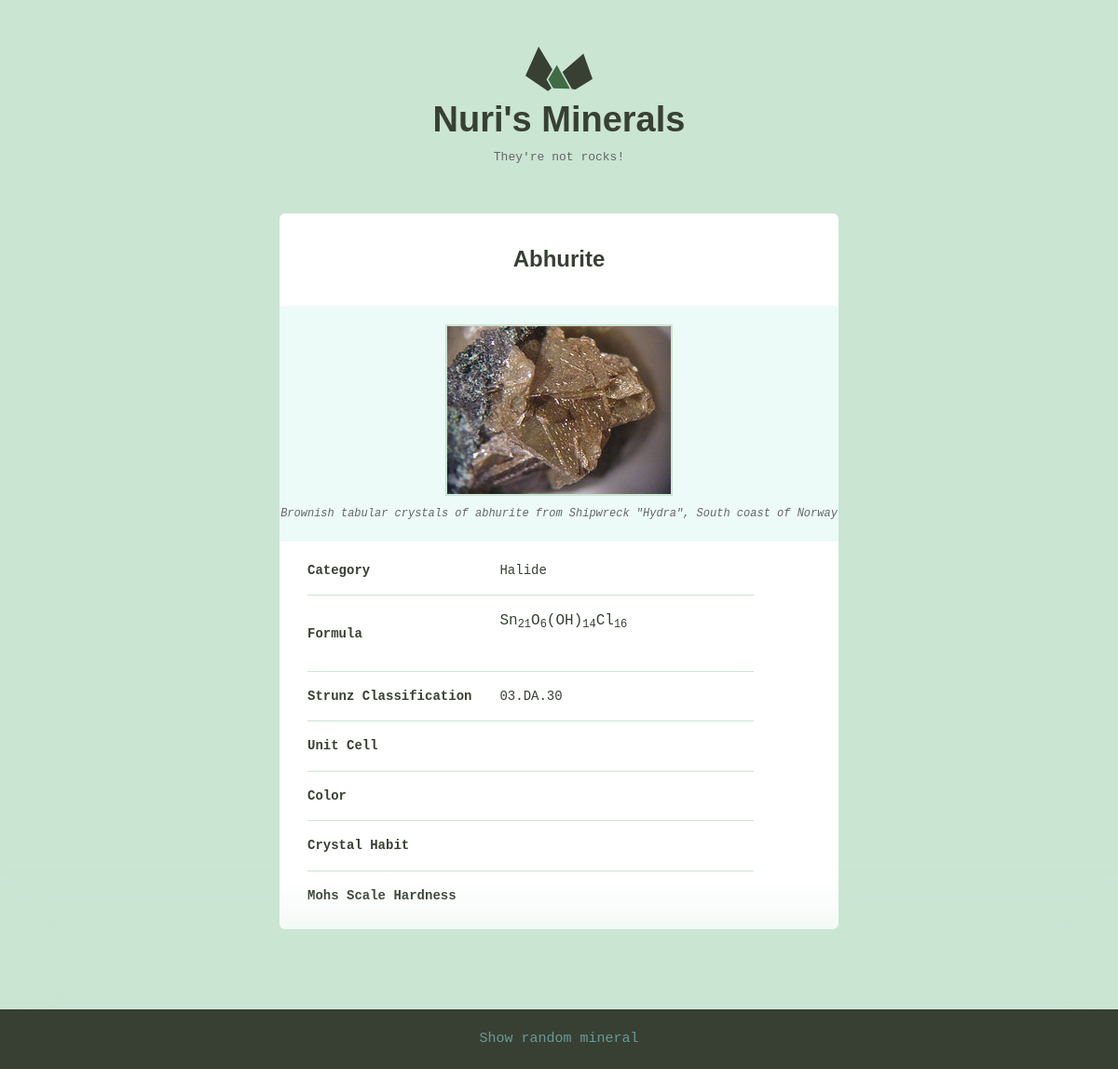
The page /minerals/3/ on the database its author committed.
### minerals/models.py (models this page shows, shortened)
class Mineral(models.Model):
	name = models.CharField(max_length=255)
	image_filename = models.CharField(max_length=255, blank=True, default='')
	image_caption = models.CharField(max_length=255, blank=True, default='')
	category = models.CharField(max_length=255, blank=True, default='')
	formula = models.CharField(max_length=255, blank=True, default='')
	strunz_classification = models.CharField(max_length=255, blank=True, default='')
	color = models.CharField(max_length=255, blank=True, default='')
	crystal_system = models.CharField(max_length=255, blank=True, default='')
	unit_cell = models.CharField(max_length=255, blank=True, default='')
	crystal_symmetry = models.CharField(max_length=255, blank=True, default='')
	cleavage = models.CharField(max_length=255, blank=True, default='')
	mohs_scale_hardness = models.CharField(max_length=255, blank=True, default='')
	luster = models.CharField(max_length=255, blank=True, default='')
	streak = models.CharField(max_length=255, blank=True, default='')
	diaphaneity = models.CharField(max_length=255, blank=True, default='')
	optical_properties = models.CharField(max_length=255, blank=True, default='')
	refractive_index = models.CharField(max_length=255, blank=True, default='')
	crystal_habit = models.CharField(max_length=255, blank=True, default='')
	specific_gravity = models.CharField(max_length=255, blank=True, default='')
	group = models.CharField(max_length=255, blank=True, default='')
	class Meta:
		ordering = ['name',]

### minerals/views.py (the view)
# urls.py: path('<int:pk>/', views.mineral_detail, name="mineral_detail"),
def mineral_detail(request, pk):
	mineral = get_object_or_404(Mineral, pk=pk)
	return render(request, 'minerals/mineral_detail.html', {'mineral':mineral})

### minerals/templatetags/mineral_extras.py (called while the page is built)
@register.filter('markdown_to_html')
def markdown_to_html(markdown_text):
	html_body = markdown2.markdown(markdown_text)
	return html_body

### minerals/templates/minerals/mineral_detail.html
{% extends "layout.html" %}
{% load mineral_extras %}
{% load static %}
{% block content %}
<div class="bounds bounds--small">
	{{ block.super }}
	<div class="grid-100 mineral__container">
		<h1 class="mineral__name">{{ mineral.name }}</h1>
		<div class="mineral__image-bg">
			<img class="mineral__image" src="{% static "" %}img/{{mineral.name}}.jpg">
			<p class="mineral__caption">{{ mineral.image_caption }}</p>
		</div>
		<div class="mineral__table-container">
			<table class="mineral__table">
				<tbody>
					<tr>
						<td class="mineral__category">Category</td>
						<td>{{ mineral.category }}</td>
					</tr>
					<tr>
						<td class="mineral__category">Formula</td>
						<td class="mineral__formula">{{ mineral.formula|markdown_to_html|safe }}</td>
					</tr>
					<tr>
						<td class="mineral__category">Strunz Classification</td>
						<td>{{ mineral.strunz_classification }}</td>
					</tr>
					<tr>
						<td class="mineral__category">Unit Cell</td>
						<td>{{ mineral.unit_cell }}</td>
					</tr>
					<tr>
						<td class="mineral__category">Color</td>
						<td>{{ mineral.color }}</td>
					</tr>
					<tr>
						<td class="mineral__category">Crystal Habit</td>
						<td>{{ mineral.crystal_habit }}</td>
					</tr>
					<tr>
						<td class="mineral__category">Mohs Scale Hardness</td>
						<td>{{ mineral.mohs_scale_hardness }}</td>
					</tr>
				</tbody>
			</table>
		</div>
	</div>
</div>
{% endblock %}

### assets/css/global.css (style rules this page uses)
html { font-family: sans-serif; -ms-text-size-adjust: 100%; -webkit-text-size-adjust: 100%; }
body { margin: 0; }
h1 { font-size: 2em; margin: 0.67em 0; }
sub { font-size: 75%; line-height: 0; position: relative; vertical-align: baseline; bottom: -0.25em; }
img { border: 0; }
table { border-collapse: collapse; border-spacing: 0; }
td, th { padding: 0; }
html { font-size: 62.5%; }
body { background-color: #CAE5D2; font-size: 1.5em; line-height: 1.6; font-weight: 400; font-family: "Cousine"; color: #666; }
.bounds { max-width: 800px; margin: 0 auto; padding: 50px 0 150px; overflow: hidden; }
.bounds--small { max-width: 600px; padding: 50px 10px 150px; }
.grid, .grid-5, .grid-10, .grid-15, .grid-20, .grid-25, .grid-30, .grid-33, .grid-35, .grid-40, .grid-45, .grid-50, .grid-55, .grid-60, .grid-65, .grid-66, .grid-70, .grid-75, .grid-80, .grid-90, .grid-95, .grid-100 { float: left; box-sizing: border-box; position: relative; }
.grid-100 { width: 100%; padding: 0 15px; }
h1, h2, h3, h4, h5, h6 { margin-top: 0; margin-bottom: 2rem; font-weight: bold; font-family: "Work Sans", sans-serif; color: #384033; }
h1 { font-size: 3.8rem; }
@media (min-width: 550px) { h1 { font-size: 3.8rem; } }
p { margin-top: 0; font-size: 1.6rem; }
th, td { padding: 15px; text-align: left; border-bottom: 1px solid #e1e1e1; }
th:first-child, td:first-child { padding-left: 0; }
th:last-child, td:last-child { padding-right: 0; }
table, p, ul { margin-bottom: 2.5rem; }
.mineral__container { background-color: #fff; border-radius: 6px; list-style: none; padding: 0; text-align: center; }
.mineral__name { display: block; width: 100%; margin: 0; font-size: 24px; padding: 30px 0 30px 0; }
.mineral__image { display: block; margin: 0 auto; border: solid 2px #CAE5D2; }
.mineral__image-bg { background-color: #ecfaf8; padding: 20px 0; }
.mineral__caption { font-size: 12px; font-style: italic; padding: 10px 0 0 0; margin: 0; }
.mineral__table { font-size: 14px; color: #384033; }
.mineral__table td { border-color: #CAE5D2; }
.mineral__table tr:last-of-type td { border-bottom: none; padding-bottom: 0; }
.mineral__table-container { padding: 5px 30px 0; }
.mineral__category { font-weight: bold; width: 40%; }
.mineral__formula { font-size: 12px; }

### rows shown on the page
Mineral: name "Abhurite", name (picture), image_caption "Brownish tabular crystals of abhurite from Shipwreck \"Hydra\", South coast of Norway", category "Halide", formula "Sn 21 O 6 (OH) 14 Cl 16", strunz_classification "03.DA.30"
